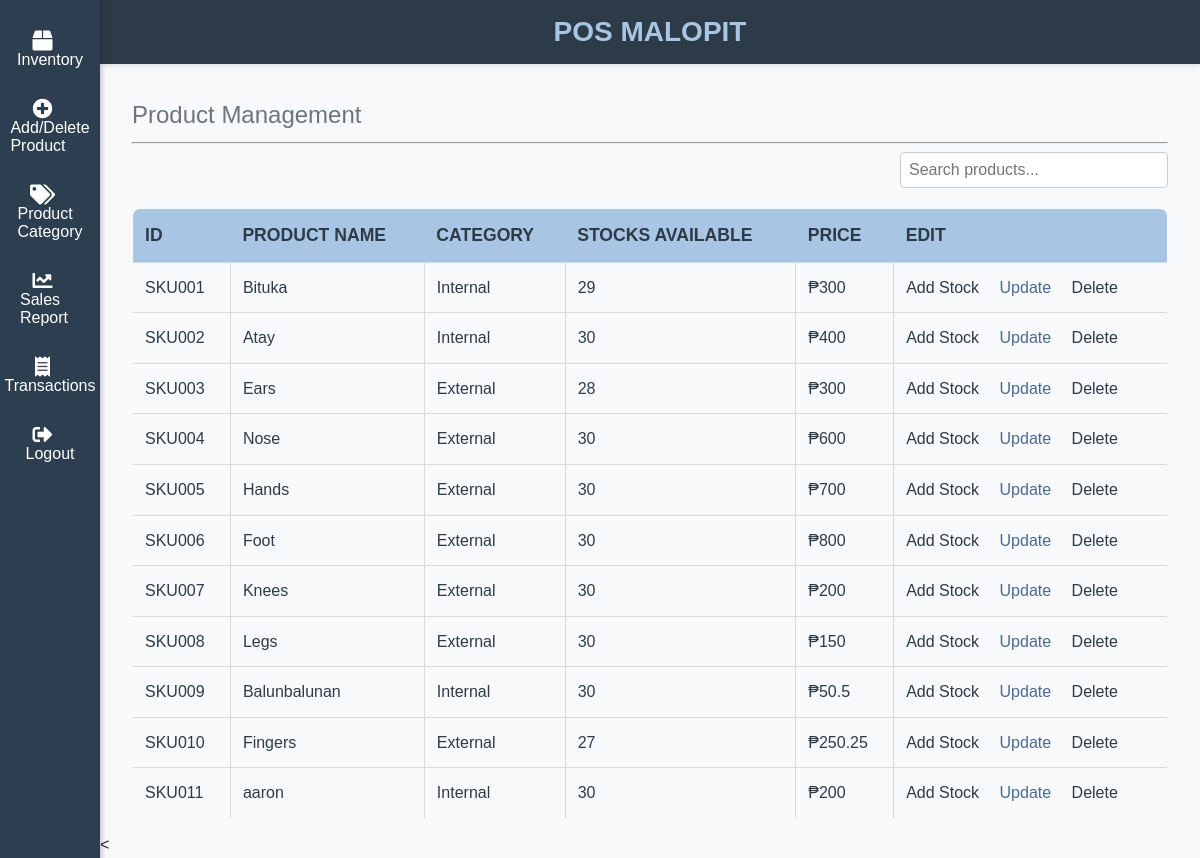
The page /akt/admin_home.php (signed in) on the database its author committed.
### tables this page shows
CREATE TABLE `products` (
  `id` int(11) NOT NULL,
  `category_id` int(11) NOT NULL,
  `name` varchar(60) NOT NULL,
  `quantity` int(11) NOT NULL,
  `price` float NOT NULL,
  `short_description` varchar(255) DEFAULT NULL
);

### akt/models/Product.php (called while the page is built, shortened)
<?php
require_once __DIR__.'/../_init.php';
class Product
{
    public function __construct($product)
    {
        $this->id = $product['id'];
        $this->name = $product['name'];
        $this->quantity = intval($product['quantity']);
        $this->price = floatval($product['price']);
        $this->category = $this->getCategory($product);
    }
    private function getCategory($product)
    {
        if (isset($product['category_name'])) {
            return new Category([
                'id' => $product['category_id'],
                'name' => $product['category_name']
            ]);
        }
        return Category::find($product['category_id']);
    }
    public static function all()
    {
        global $connection;
        try {
            $stmt = $connection->prepare('SELECT products.*, categories.name AS category_name FROM products INNER JOIN categories ON products.category_id = categories.id');
            $stmt->execute();
            $stmt->setFetchMode(PDO::FETCH_ASSOC);
            $result = $stmt->fetchAll();
            return array_map(fn($item) => new Product($item), $result);
        } catch (Exception $e) {
            throw new Exception('Error fetching all products: ' . $e->getMessage());
        }
    }
}

### akt/models/Category.php (called while the page is built, shortened)
<?php
class Category
{
    public function __construct($category)
    {
        $this->name = $category['name'];
    }
}

### akt/admin_home.php (the view, shortened to what this page needs)
<?php
$products = Product::all();
?>
<!DOCTYPE html>
<html>
<head>
    <link rel="stylesheet" type="text/css" href="./css/main.css">
    <link rel="stylesheet" type="text/css" href="./css/admin.css">
    <link rel="stylesheet" type="text/css" href="./css/util.css">
    <link rel="stylesheet" type="text/css" href="./css/datatable.css">
</head>
<body>
    <?php require 'templates/admin_header.php' ?>
    <div class="flex">
        <?php require 'templates/admin_navbar.php' ?>
        <main>
            <div class="wrapper w-60p">
                <span class="subtitle">Product Management</span>
                <hr />
                <div class="search-container">
                    <input type="text" id="productSearch" class="search-bar" placeholder="Search products...">
                </div>
                <table id="productsTable">
                    <thead>
                        <tr>
                            <th>ID</th>
                            <th>PRODUCT NAME</th>
                            <th>CATEGORY</th>
                            <th>STOCKS AVAILABLE</th>
                            <th>PRICE</th>
                            <th>EDIT</th>
                        </tr>
                    </thead>
                    <tbody>
                        <?php $skuCounter = 1; ?>
                        <?php foreach ($products as $product) : ?>
                        <tr>
                            <td class="sku-cell">SKU<?= str_pad($skuCounter++, 3, '0', STR_PAD_LEFT) ?></td>
                            <td><?= htmlspecialchars($product->name) ?></td>
                            <td><?= htmlspecialchars($product->category->name) ?></td>
                            <td><?= htmlspecialchars($product->quantity) ?></td>
                            <td>₱<?= htmlspecialchars($product->price) ?></td>
                            <td>
                                <a href="#" onclick="addStock(<?= $product->id ?>)" class="text-green-300">Add Stock</a>
                                <a href="admin_update_item.php?id=<?= $product->id ?>" class="text-primary ml-16">Update</a>
                                <a href="function/product_controller.php?action=delete&id=<?= $product->id ?>" class="text-red-500 ml-16">Delete</a>
                            </td>
                        </tr>
                        <?php endforeach; ?>
                    </tbody>
                </table>
            </div>
        </main>
    </div>
<
</body>
</html>

### akt/templates/admin_header.php
<header>
    <span class="title">POS MALOPIT</span>
</header>

### akt/templates/admin_navbar.php (shortened to what this page needs)
<aside class="nav-sidebar">
  <div class="nav-links">
    <button class="nav-links-item" onclick="location.href='admin_home.php'">
      <i class="fas fa-box"></i>
      <span>Inventory</span>
    </button>
    <button class="nav-links-item" onclick="location.href='admin_add_item.php'">
      <i class="fas fa-plus-circle"></i>
      <span>Add/Delete Product</span>
    </button>
    <button class="nav-links-item" onclick="location.href='admin_category.php'">
      <i class="fas fa-tags"></i>
      <span>Product Category</span>
    </button>
    <button class="nav-links-item" onclick="location.href='admin_sales.php'">
      <i class="fas fa-chart-line"></i>
      <span>Sales Report</span>
    </button>
    <button class="nav-links-item" onclick="location.href='transactions.php'">
      <i class="fas fa-receipt"></i>
      <span>Transactions</span>
    </button>
    <button class="nav-links-item" onclick="location.href='function/logout_controller.php'">
      <i class="fas fa-sign-out-alt"></i>
      <span>Logout</span>
    </button>
  </div>
</aside>
<link
  href="https://cdnjs.cloudflare.com/ajax/libs/font-awesome/5.15.4/css/all.min.css"
  rel="stylesheet"
/>

### akt/css/main.css (style rules this page uses)
body { --shadow: 0 4px 8px rgba(0, 0, 0, 0.1), 0 2px 4px rgba(0, 0, 0, 0.08); --primary-dark: #2D3B48; --primary: #4C6A92; --primary-light: #A8C6E3; --secondary-dark: #343A40; --secondary: #6C757D; --secondary-light: #D6D8DB; --background-light: #F8F9FA; --background-dark: #E9ECEF; --highlight: #FFD700; --success: orange ; --error: #DC3545; --text-primary: #212529; --text-secondary: #495057; --text-muted: #868E96; background: var(--background-light); margin: 0; font-family: "Open Sans", sans-serif; font-size: 16px; color: var(--text-primary); line-height: 1.6; }
body { padding-left: 100px; }

### akt/css/admin.css (style rules this page uses)
:root { --primary-dark: #2D3B48; --primary: #4C6A92; --primary-light: #A8C6E3; --secondary-dark: #343A40; --secondary: #6C757D; --secondary-light: #D6D8DB; --background-light: #F8F9FA; --background-dark: #E9ECEF; --highlight: #FFD700; --success: #28A745; --error: #DC3545; --text-primary: #212529; --text-secondary: #495057; --text-muted: #868E96; }
header { background-color: var(--primary-dark); box-shadow: 0 2px 5px rgba(0, 0, 0, 0.1); height: 64px; display: flex; align-items: center; justify-content: center; position: sticky; top: 0; width: 100%; color: #fff; }
.title { font-size: 1.75em; font-weight: 700; color: var(--primary-light); }
.subtitle { font-size: 1.5rem; color: var(--secondary); }
hr { color: var(--secondary-light); }
a { color: inherit; text-decoration: none; }
aside { height: calc(100vh - 64px); min-width: 100px; max-width: 100px; box-shadow: 0 2px 5px rgba(0, 0, 0, 0.1); background-color: var(--background-light); padding-top: 16px; }
main { flex-grow: 1; height: calc(100vh - 64px); overflow-y: auto; background-color: var(--background-light); padding: 16px; }
.wrapper { padding: 16px; }
.nav-links { display: flex; flex-direction: column; }
.nav-links-item { padding: 12px; display: flex; flex-direction: column; align-items: center; font-size: 0.9em; color: var(--primary-dark); border-radius: 8px; transition: background-color 0.3s ease, color 0.3s ease; }
table { border-collapse: collapse; width: 100%; border: 1px solid var(--secondary-light); border-radius: 8px; overflow: hidden; }
thead { background-color: var(--primary-light); }
th { text-align: left; padding: 12px; font-size: 1.1em; color: var(--primary-dark); }
td { background-color: var(--background-light); border: 1px solid var(--secondary-light); padding: 12px; color: var(--primary-dark); }
tr:nth-child(even) { background-color: var(--background-dark); }

### akt/css/util.css (style rules this page uses)
.ml-16 { margin-left: 16px; }
.flex { display: flex; }
.text-primary { color: var(--primary); }
.text-red-500 { color: var(--red-500); }

### akt/css/datatable.css (style rules this page uses)
:root { --primary-dark: #2D3B48; --primary: #4C6A92; --primary-light: #A8C6E3; --secondary-dark: #343A40; --secondary: #6C757D; --secondary-light: #D6D8DB; --background-light: #F8F9FA; --background-dark: #E9ECEF; --highlight: #FFD700; --success: #28A745; --error: #DC3545; --text-primary: #212529; --text-secondary: #495057; --text-muted: #868E96; }

### akt/admin_home.php (style rules this page uses)
.search-container { display: flex; justify-content: flex-end; margin-bottom: 20px; }
.search-bar { padding: 8px; font-size: 16px; border-radius: 4px; border: 1px solid #ccc; width: 250px; }

### akt/templates/admin_navbar.php (style rules this page uses)
body { margin: 0; font-family: Arial, sans-serif; }
.nav-sidebar { position: fixed; top: 0; left: 0; width: 200px; height: 100%; background-color: #2c3e50; color: white; display: flex; flex-direction: column; box-shadow: 2px 0 5px rgba(0, 0, 0, 0.2); }
.nav-links { margin: 0; padding: 0; list-style: none; width: 100%; }
.nav-links-item { background: none; border: none; color: white; width: 100%; padding: 15px 20px; text-align: left; display: flex; align-items: center; font-size: 16px; cursor: pointer; transition: background-color 0.3s ease, padding-left 0.3s ease; }
.nav-links-item i { font-size: 20px; margin-right: 15px; }
.nav-links-item span { opacity: 1; transition: opacity 0.3s ease; }
.nav-sidebar { animation: slide-in 0.5s ease-in-out; }

### rows shown on the page
products: skuCounter "001", name "Bituka", name "Internal", quantity "29", price "300"
products: skuCounter "002", name "Atay", name "Internal", quantity "30", price "400"
products: skuCounter "003", name "Ears", name "External", quantity "28", price "300"
products: skuCounter "004", name "Nose", name "External", quantity "30", price "600"
products: skuCounter "005", name "Hands", name "External", quantity "30", price "700"
products: skuCounter "006", name "Foot", name "External", quantity "30", price "800"
products: skuCounter "007", name "Knees", name "External", quantity "30", price "200"
products: skuCounter "008", name "Legs", name "External", quantity "30", price "150"
products: skuCounter "009", name "Balunbalunan", name "Internal", quantity "30", price "50.5"
products: skuCounter "010", name "Fingers", name "External", quantity "27", price "250.25"
products: skuCounter "011", name "aaron", name "Internal", quantity "30", price "200"
